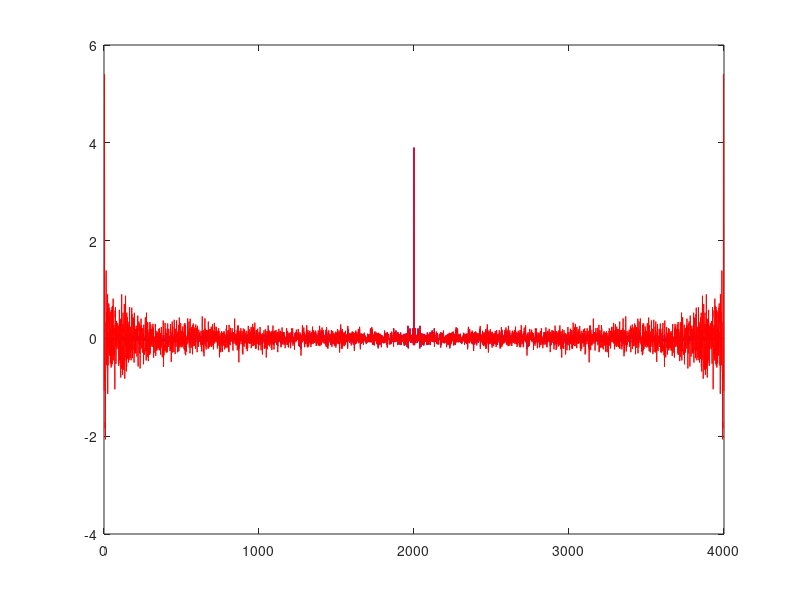

Source code (MATLAB): (Note: this script raises an error after producing the figure.)
clear; close all; clc;
N = 2000;     
sigma = 2;     
b = sigma * randn(1, N);
% Autocorrélation  

[Rb, ~] = xcorr(b, 'biased');
[Rub, ~] = xcorr(b, 'unbiased');
figure;
plot(Rb, 'b'); 
hold on;
plot(Rub, 'r');
xline(0, '--k');
legend('Autocorr. biaisée','Autocorr. non biaisée');
xlabel('Décalage k');
ylabel('R_b(k)');
title('Autocorrélation estimée du bruit blanc');
grid on;

% Spectre de puissance
B = fft(b);
S_est = (abs(B).^2) / N;
fe = 10000;
f = (0:N-1) * (fe / N);
figure;
plot(f, 10*log10(S_est));     
hold on;
yline(10*log10(sigma^2), 'r'); 
xlabel('Fréquence (Hz)');
ylabel('DSP (dB)');
title('Spectre du bruit blanc gaussien');
legend('Spectre estimé', 'DSP théorique');
grid on;


% Périodogramme de Daniell 
M = 20;
S_daniell = movmean_simple(S_est, 2*M+1);

% Périodogramme de Bartlett 
L = 500;                     
K = floor(N / L);            % nombre de segments
S_bartlett = zeros(1, L);

for i = 1:K
    x_segment = b((i-1)*L + 1 : i*L);
    X_seg = fft(x_segment);
    P_seg = (abs(X_seg).^2) / L;
    S_bartlett = S_bartlett + P_seg;
end
S_bartlett = S_bartlett / K;
f_bartlett = (0:L-1) * (fe / L);

% Périodogramme de Welch 
[S_welch, f_welch] = Mon_Welch(b, 512, fe);

% Corrélogramme 
S_corr = abs(fft(Rb));                
f_corr = (0:length(S_corr)-1) * (fe / length(S_corr));


figure;

f_daniell = (0:length(S_daniell)-1) * (fe / length(S_daniell));
plot(f_daniell, 10*log10(S_daniell), 'm', 'LineWidth', 1.2); hold on;yline(10*log10(sigma^2), 'r--', 'DSP théorique');
xlabel('Fréquence (Hz)');
ylabel('DSP (dB)');
title('Périodogramme de Daniell');
legend('Daniell', 'DSP théorique', 'Location', 'southoutside');
grid on;

figure;

plot(f_bartlett, 10*log10(S_bartlett), 'g', 'LineWidth', 1.2); hold on;
yline(10*log10(sigma^2), 'r--', 'DSP théorique');
xlabel('Fréquence (Hz)');
ylabel('DSP (dB)');
title('Périodogramme de Bartlett');
legend('Bartlett', 'DSP théorique', 'Location', 'southoutside');
grid on;

figure;


plot(f_welch, 10*log10(S_welch), 'b', 'LineWidth', 1.2); hold on;
yline(10*log10(sigma^2), 'r--', 'DSP théorique');
xlabel('Fréquence (Hz)');
ylabel('DSP (dB)');
title('Périodogramme de Welch');
legend('Welch', 'DSP théorique', 'Location', 'southoutside');
grid on;

figure;

plot(f_corr, 10*log10(S_corr), 'c', 'LineWidth', 2.2); hold on;
yline(10*log10(sigma^2), 'r', 'DSP théorique');
xlabel('Fréquence (Hz)');
ylabel('DSP (dB)');
title('Corrélogramme');
legend('Corrélogramme', 'DSP théorique', 'Location', 'southoutside');
grid on;

R = 100;          % nombre de réalisations
p = 2;            

SF_vals = zeros(1, R);        
SF_welch_vals = zeros(1, R);  
SF_p_vals = zeros(1, R);      

for r = 1:R
    %  Génération du bruit blanc gaussien 
    b = sigma * randn(1, N);
    B = fft(b);
    S_est = (abs(B).^2) / N;

    % Platitude spectrale classique 
    geo_mean = exp(mean(log(S_est + eps))); 
    arith_mean = mean(S_est);
    SF_vals(r) = geo_mean / arith_mean;

    %  Platitude spectrale avec Mon_Welch 
    [S_welch, f] = Mon_Welch(b, 512, fe);
    geo_mean_welch = exp(mean(log(S_welch + eps)));
    arith_mean_welch = mean(S_welch);
    SF_welch_vals(r) = geo_mean_welch / arith_mean_welch;

    %  Platitude avec moyenne d’ordre p 
    mean_p = (mean(S_est.^(1/p)))^p;
    SF_p_vals(r) = mean_p / arith_mean;
end

%  Moyennes et écarts-types 
SF_mean = mean(SF_vals);
SF_std = std(SF_vals);
SFw_mean = mean(SF_welch_vals);
SFw_std = std(SF_welch_vals);
SFp_mean = mean(SF_p_vals);
SFp_std = std(SF_p_vals);
% Autocorrélation

[Rb, lags]  = xcorr(b, 'biased');
[Rub, ~]    = xcorr(b, 'unbiased');

% Autocorrélation théorique du bruit blanc gaussien N(0, sigma^2)
R_theo = sigma^2 * (lags == 0);
% Autocorrélations : biaisée, non biaisée et théorique sur une même figure

figure;

% 1) Autocorrélation biaisée
subplot(3,1,1);
plot(lags, Rb, 'b');
xline(0, '--k');
legend('Autocorr. biaisée', 'Location', 'best');
xlabel('Décalage k');
ylabel('R_b(k)');
title('Autocorrélation estimée du bruit blanc (biaisée)');
grid on;

% 2) Autocorrélation non biaisée
subplot(3,1,2);
plot(lags, Rub, 'r');
xline(0, '--k');
legend('Autocorr. non biaisée', 'Location', 'best');
xlabel('Décalage k');
ylabel('R_b(k)');
title('Autocorrélation estimée du bruit blanc (non biaisée)');
grid on;

% 3) Autocorrélation théorique
subplot(3,1,3);
plot(lags, R_theo, 'k');
xline(0, '--k');
legend('Autocorr. théorique', 'Location', 'best');
xlabel('Décalage k');
ylabel('R_{\rm theo}(k)');
title('Autocorrélation théorique du bruit blanc');
grid on;

% Affichage des résultats de platitude spectrale 

fprintf('\n=== Platitude spectrale ===\n');

fprintf('Périodogramme brut :moyenne = %.4f, écart-type = %.4f\n', SF_mean, SF_std);

fprintf('Méthode de Welch :moyenne = %.4f, écart-type = %.4f\n', SFw_mean, SFw_std);

fprintf('Platitude généralisée (p=%g) : moyenne = %.4f, écart-type = %.4f\n', p, SFp_mean, SFp_std);
